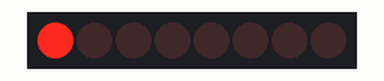
The sketch below on a simulated Arduino Uno, built with avr-gcc and run on an emulated ATmega328P. Parts: 8 shift-register outputs drawn as a row of LEDs (first output left, lit = HIGH). Wiring (inferred from the names in the program): shift register (74HC595): data pin 2; shift clock pin 0; latch pin 1. Wiring (inferred from the signals the program sends): row of LEDs: on Q0, Q1, Q2, Q3, Q4, Q5, Q6, Q7.

Above: at 0.05 s.
At 0.65 s:
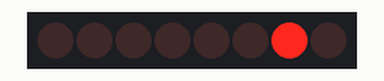
At 1.25 s:
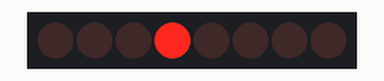
At 1.75 s:
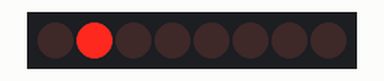
At 2.4 s:
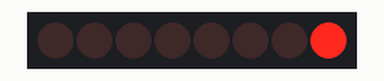
At 3.45 s:
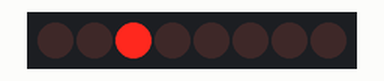
Timing chart, 0 to 3.8 s (numbered marks = the images above):
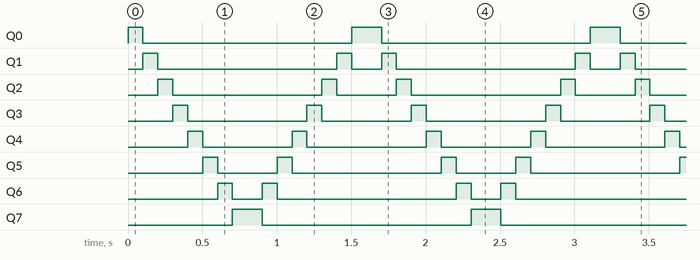

Measured:
- by itself, Q0: repeats every 1.6 s: LOW 1.4 s, HIGH 0.20 s
- by itself, Q1: repeats every 1.6 s: LOW 1.2 s, HIGH 0.10 s, LOW 0.20 s, HIGH 0.10 s
- by itself, Q2: repeats every 1.6 s: LOW 1.0 s, HIGH 0.10 s, LOW 0.40 s, HIGH 0.10 s
- by itself, Q3: repeats every 1.6 s: LOW 0.80 s, HIGH 0.10 s, LOW 0.60 s, HIGH 0.10 s
- by itself, Q4: repeats every 1.6 s: LOW 0.60 s, HIGH 0.10 s, LOW 0.80 s, HIGH 0.10 s
- by itself, Q5: repeats every 1.6 s: LOW 0.40 s, HIGH 0.10 s, LOW 1.0 s, HIGH 0.10 s
- by itself, Q6: repeats every 1.6 s: LOW 0.20 s, HIGH 0.10 s, LOW 1.2 s, HIGH 0.10 s
- by itself, Q7: alternates HIGH for 0.20 s and LOW for 1.4 s

The sketch:

attiny_registro_desplazamiento.ino
```cpp
int pindata = 2;
int pinclock = 0;
int pinlatch = 1;
byte data = 0;
void setup()
{
  //Se establece que los pines data, clock, latch seran salidas del arduino
  pinMode(pindata, OUTPUT);
  pinMode(pinclock, OUTPUT);
  pinMode(pinlatch, OUTPUT);
}

void loop() {
  int index;
  int delayTime = 100;


  for(index = 0; index <= 7; index++) {
    shiftWrite(index, HIGH);
    delay(delayTime);
    shiftWrite(index, LOW);
  }

  for(index = 7; index >= 0; index--) {
    shiftWrite(index, HIGH);
    delay(delayTime);
    shiftWrite(index, LOW);
  }

}

void shiftWrite(int desiredPin, boolean desiredState) {

    bitWrite(data,desiredPin,desiredState);
    shiftOut(pindata, pinclock, MSBFIRST, data);

    digitalWrite(pinlatch, HIGH);
    digitalWrite(pinlatch, LOW);
}
```
